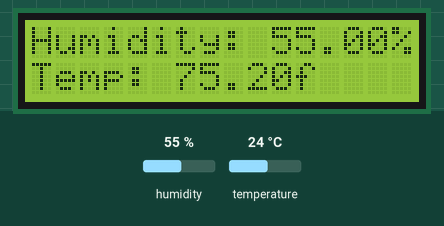
This sketch was run on a simulated Arduino Uno, built with avr-gcc and run on an emulated ATmega328P. Shown: 16×2 character LCD. The inputs (shaded band) are chosen by the test bench; at power-on: temperature 24 °C, humidity 55 %. What the sketch prints to the serial monitor is not drawn.

Above: at 1.2 s.
1.3 s: temperature set to 41 °C
At 2.7 s:
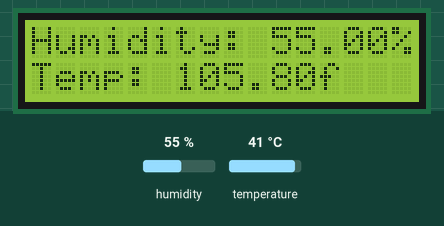
7.4 s: humidity set to 22 %
At 9.1 s:
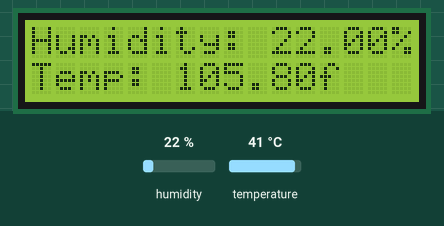
10.1 s: temperature set to 12 °C
At 10.8 s:
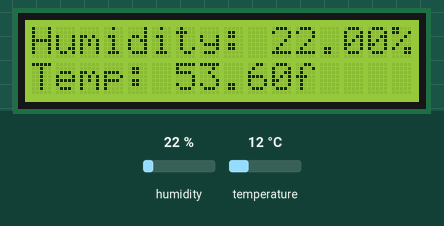
12.8 s: temperature set to 41 °C
At 15.2 s:
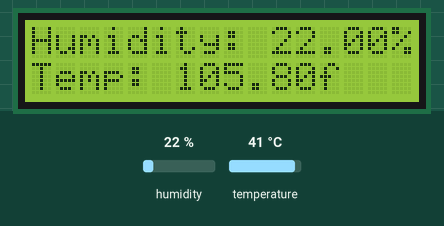
18.9 s: temperature set to 19 °C
At 21.6 s:
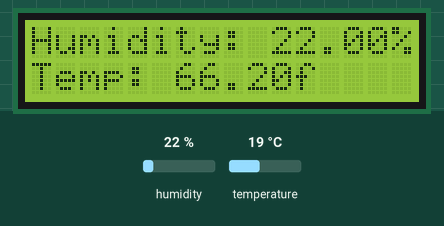
28.1 s: temperature set to 41 °C
At 29.2 s:
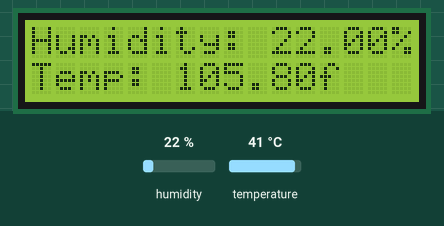
Timing chart, 0 to 31.1 s (numbered marks = the images above; inputs shaded):
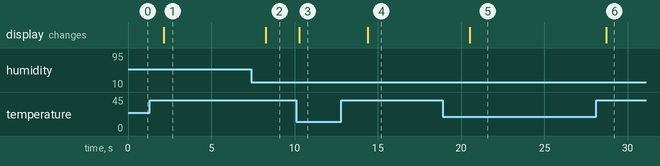

Measured:
- after the input at 1.3 s, the display: changes after 0.84 s (image 1)
- after the input at 7.4 s, the display: changes after 0.86 s (image 2)
- after the input at 10.1 s, the display: changes after 0.20 s (image 3)
- after the input at 12.8 s, the display: changes after 1.6 s (image 4)
- after the input at 18.9 s, the display: changes after 1.6 s (image 5)
- after the input at 28.1 s, the display: changes after 0.62 s (image 6)

The sketch:

02.temperature_humidity_on_lcd.ino
```cpp
/*
This sketch uses the LiquidCrystal library, which comes with the Arduino IDE,
and the DHT library, which you will need to download and install
from http://nostarch.com/arduinohandbook/ (see “Libraries” on page 7).
The DHT library controls the function of the sensor, and the LCD library
displays the readings on the screen.
--------------------------------------------------------------------
Example testing sketch for various DHT humidity/temperature sensors.
Written by ladyada, public domain.
--------------------------------------------------------------------
*/

#include <LiquidCrystal.h>
#include "DHT.h" //call the DHT library

//#define DHTPIN 8 //Pin connected to DHT
#define DHTPIN 4 //Pin connected to DHT

//LiquidCrystal lcd(12,11,5,4,3,2);
LiquidCrystal lcd(7,8,9,10,11,12); //(RS,E,D4,D5,D6,D7) -- (A-5V, K-GND) -- (VSS-GND, VDD-5V) -- (V0-potentiometer) -- (RW-GND)

#define DHTTYPE DHT11 //Define the type of DHT module
DHT dht(DHTPIN, DHTTYPE); //Command to the DHT.h library

void setup() {
  // put your setup code here, to run once:
  Serial.begin(9600);
  dht.begin(); //Start the sensor
  lcd.begin(16,2); //LCD Screen is 16 character by 2 lines
}

void loop() {
  // put your main code here, to run repeatedly:
  float h = dht.readHumidity(); //Value for humidity
  float t = dht.readTemperature(); //Value for temperature
  t = t * 9/5 + 32; //Change reading from Celcius to Fahrenheit

   if (isnan(t) || isnan(h)){  //Check that DHT sensor is working
      lcd.setCursor(0,0);
      lcd.print("Failed to Read from DHT"); //if it's not working display this
      Serial.println("Failed to Read From DHT");
    }else{  //otherwise show the readings on the screen
      Serial.println("Humidity: " + (String)h + " %" );
      lcd.clear();
      lcd.setCursor(0,0);
      lcd.print("Humidity: ");
      lcd.print(h);
      lcd.print("%");
      Serial.println("Temp: " + (String)t + " f" );
      lcd.setCursor(0,1);
      lcd.print("Temp: ");
      lcd.print(t);
      lcd.print("f");
      }
}
```
